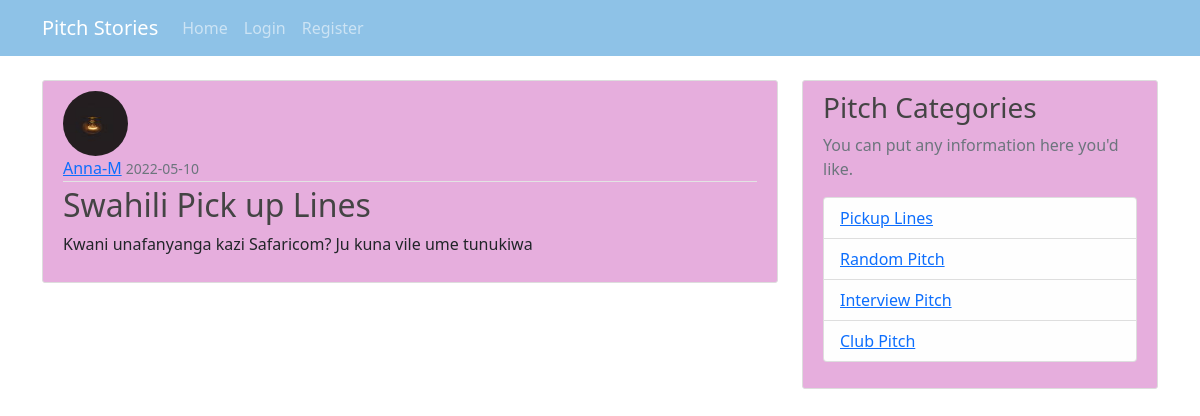
The page /post/5 on the database its author committed.
### app/models.py (models this page shows, shortened)
class User(db.Model, UserMixin):
    id = db.Column(db.Integer, primary_key= True)
    username = db.Column(db.String(20), unique= True,nullable= False )
    email = db.Column(db.String(120), unique = True, nullable = False)
    image_file = db.Column(db.String(20),nullable= False, default = 'default.jpg')
    password = db.Column(db.String(60), nullable = False)
    posts = db.relationship('Post', backref= 'author', lazy= True)

class Post(db.Model):
    id = db.Column(db.Integer, primary_key=True)
    title = db.Column(db.String(100), nullable=False)
    date_posted = db.Column(db.DateTime, nullable=False, default=datetime.utcnow)
    content = db.Column(db.Text, nullable=False)
    user_id = db.Column(db.Integer, db.ForeignKey('user.id'), nullable=False)

### app/views.py (the view)
@app.route('/post/<int:post_id>')
def post(post_id):
    post = Post.query.get_or_404(post_id)
    return render_template('post.html', title=post.title, post=post)

### app/templates/post.html (shortened to what this page needs)
{% extends 'base.html'%}
{%block content%}
<article class="media content-section">
    <img class="rounded-circle article-img" src="{{ url_for('static', filename='profile_pics/' + post.author.image_file) }}">
    <div class="media-body">
      <div class="article-metadata">
        <a class="mr-2" href="#">{{ post.author.username }}</a>
        <small class="text-muted">{{ post.date_posted.strftime('%Y-%m-%d') }}</small>
      </div>
      <h2 class="article-title">{{ post.title }}</h2>
      <p class="article-content">{{ post.content }}</p>
    </div>
  </article>
{% endblock content %}

### app/static/css/index.css (style rules this page uses)
body { background: #a2ccc8; color: #333333; margin-top: 5rem; }
h1, h2, h3, h4, h5, h6 { color: #444444; }
.content-section { background: #e6aedd; padding: 10px 20px; border: 1px solid #dddddd; border-radius: 3px; margin-bottom: 20px; }
.article-title { color: #444444; }
.article-content { white-space: pre-line; }
.article-img { height: 65px; width: 65px; margin-right: 16px; }
.article-metadata { padding-bottom: 1px; margin-bottom: 4px; border-bottom: 1px solid #e3e3e3 }

### rows shown on the page
User: image_file (picture), author.username "Anna-M"
Post: date_posted "2022-05-10", title "Swahili Pick up Lines", content "Kwani unafanyanga kazi Safaricom? Ju kuna vile ume tunukiwa"
